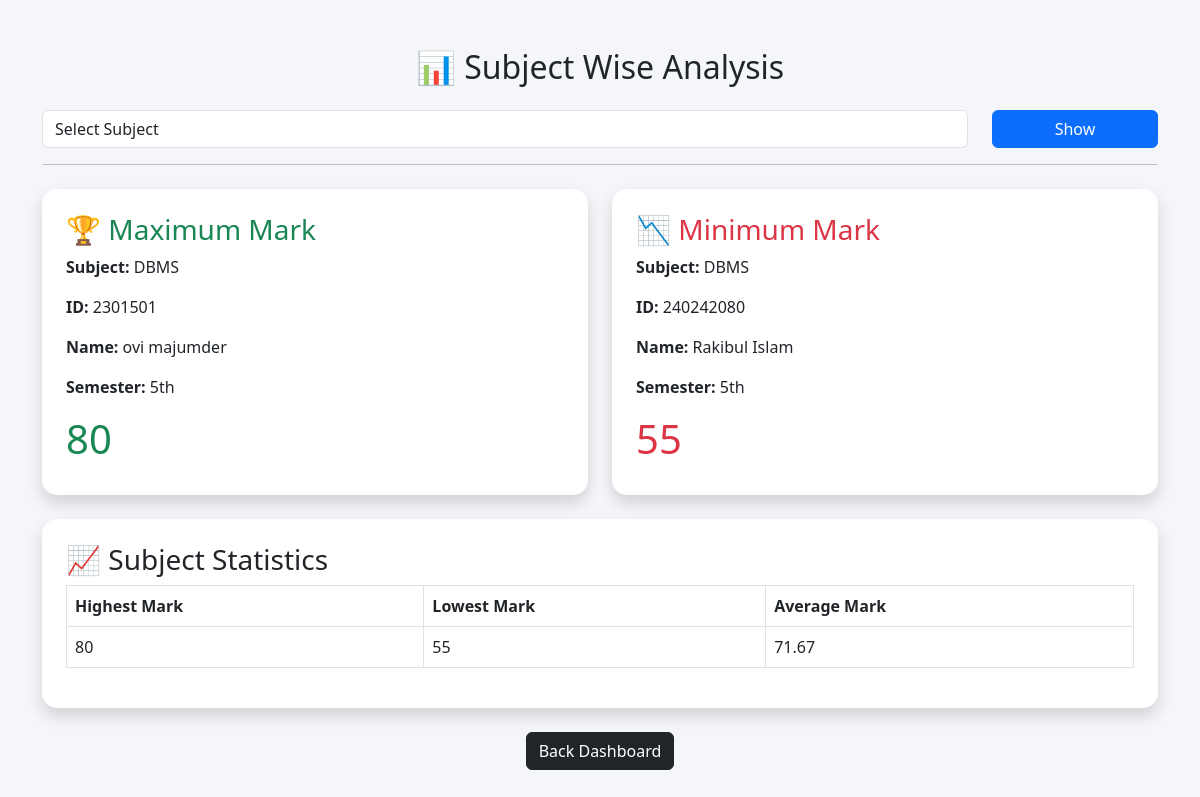
Page /subject_analysis.php?subject_id=101 on the committed database.
### tables this page shows
CREATE TABLE `marks` (
  `id` int(11) NOT NULL,
  `student_id` int(11) DEFAULT NULL,
  `subject_id` int(11) DEFAULT NULL,
  `mark` int(11) DEFAULT NULL
);

CREATE TABLE `subjects` (
  `id` int(11) NOT NULL,
  `subject_name` varchar(100) DEFAULT NULL,
  `subject_code` varchar(50) DEFAULT NULL,
  `credit` int(11) DEFAULT NULL
);

CREATE TABLE `students` (
  `id` int(11) NOT NULL,
  `name` varchar(100) DEFAULT NULL,
  `phone` varchar(20) DEFAULT NULL,
  `department` varchar(50) DEFAULT NULL,
  `semester` varchar(20) DEFAULT NULL,
  `session` varchar(20) DEFAULT NULL
);

### subject_analysis.php (the view, shortened to what this page needs)
<?php
include("db.php");
$max_student = null;
$min_student = null;
$stats = null;
if(isset($_GET['subject_id'])){
    $subject_id = $_GET['subject_id'];
    $max_query = mysqli_query($conn,
    "SELECT students.id,
    students.name,
    students.semester,
    subjects.subject_name,
    marks.mark
    FROM marks
    JOIN students
    ON marks.student_id = students.id
    JOIN subjects
    ON marks.subject_id = subjects.id
    WHERE marks.subject_id='$subject_id'
    ORDER BY marks.mark DESC
    LIMIT 1");
    $max_student = mysqli_fetch_assoc($max_query);
    $min_query = mysqli_query($conn,
    "SELECT students.id,
    students.name,
    students.semester,
    subjects.subject_name,
    marks.mark
    FROM marks
    JOIN students
    ON marks.student_id = students.id
    JOIN subjects
    ON marks.subject_id = subjects.id
    WHERE marks.subject_id='$subject_id'
    ORDER BY marks.mark ASC
    LIMIT 1");
    $min_student = mysqli_fetch_assoc($min_query);
    $stat_query = mysqli_query($conn,
    "SELECT
    MAX(mark) AS highest,
    MIN(mark) AS lowest,
    AVG(mark) AS average
    FROM marks
    WHERE subject_id='$subject_id'");
    $stats = mysqli_fetch_assoc($stat_query);
}
?>
<!DOCTYPE html>
<html>
<head>
<link href="https://cdn.jsdelivr.net/npm/bootstrap@5.3.0/dist/css/bootstrap.min.css" rel="stylesheet">
</head>
<body>
<div class="container mt-5">
<h2 class="text-center mb-4">
📊 Subject Wise Analysis
</h2>
<form method="GET">
<div class="row">
<div class="col-md-10">
<select
name="subject_id"
class="form-control"
required>
<option value="">
Select Subject
</option>
</select>
</div>
<div class="col-md-2">
<button
class="btn btn-primary w-100">
Show
</button>
</div>
</div>
</form>
<?php if($max_student){ ?>
<hr>
<div class="row mt-4">
<div class="col-md-6">
<div class="card shadow p-4 border-success">
<h3 class="text-success">
🏆 Maximum Mark
</h3>
<p>
<b>Subject:</b>
<?php echo $max_student['subject_name']; ?>
</p>
<p>
<b>ID:</b>
<?php echo $max_student['id']; ?>
</p>
<p>
<b>Name:</b>
<?php echo $max_student['name']; ?>
</p>
<p>
<b>Semester:</b>
<?php echo $max_student['semester']; ?>
</p>
<h1 class="text-success">
<?php echo $max_student['mark']; ?>
</h1>
</div>
</div>
<div class="col-md-6">
<div class="card shadow p-4 border-danger">
<h3 class="text-danger">
📉 Minimum Mark
</h3>
<p>
<b>Subject:</b>
<?php echo $min_student['subject_name']; ?>
</p>
<p>
<b>ID:</b>
<?php echo $min_student['id']; ?>
</p>
<p>
<b>Name:</b>
<?php echo $min_student['name']; ?>
</p>
<p>
<b>Semester:</b>
<?php echo $min_student['semester']; ?>
</p>
<h1 class="text-danger">
<?php echo $min_student['mark']; ?>
</h1>
</div>
</div>
</div>
<div class="card shadow p-4 mt-4">
<h3>
📈 Subject Statistics
</h3>
<table class="table table-bordered">
<tr>
<th>Highest Mark</th>
<th>Lowest Mark</th>
<th>Average Mark</th>
</tr>
<tr>
<td>
<?php echo $stats['highest']; ?>
</td>
<td>
<?php echo $stats['lowest']; ?>
</td>
<td>
<?php echo round($stats['average'],2); ?>
</td>
</tr>
</table>
</div>
<?php } ?>
<div class="text-center mt-4">
<a
href="index.php"
class="btn btn-dark">
Back Dashboard
</a>
</div>
</div>
</body>
</html>

### subject_analysis.php (style rules this page uses)
body { background:#f5f6fa; }
.card { border:none; border-radius:15px; }

### rows in the picture
marks: subject.subject_name "DBMS", student "2301501", student.name "ovi majumder", student.semester "5th", mark "80"
marks: subject.subject_name "DBMS", student "240242080", student.name "Rakibul Islam", student.semester "5th", mark "55"

### other values in the picture
$stats['highest'] "80"
$stats['lowest'] "55"
$stats['average'] "71.67"
